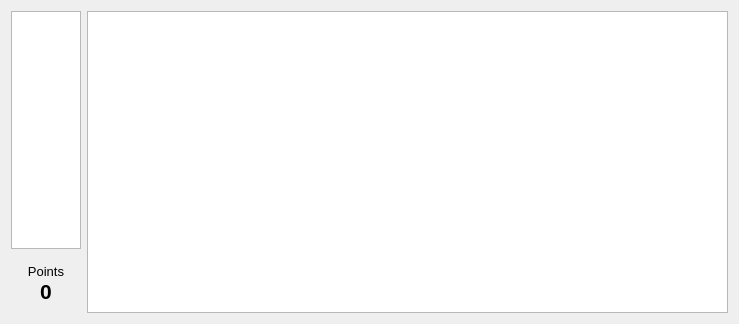
<?xml version="1.0" encoding="UTF-8"?>
<ui version="4.0">
 <class>Form</class>
 <widget class="QWidget" name="Form">
  <property name="geometry">
   <rect>
    <x>0</x>
    <y>0</y>
    <width>739</width>
    <height>324</height>
   </rect>
  </property>
  <property name="windowTitle">
   <string>Robot</string>
  </property>
  <property name="autoFillBackground">
   <bool>true</bool>
  </property>
  <layout class="QGridLayout" name="gridLayout">
   <item row="0" column="0">
    <widget class="QListView" name="content_view">
     <property name="minimumSize">
      <size>
       <width>70</width>
       <height>0</height>
      </size>
     </property>
     <property name="maximumSize">
      <size>
       <width>70</width>
       <height>16777215</height>
      </size>
     </property>
    </widget>
   </item>
   <item row="0" column="1" rowspan="2">
    <widget class="QTextEdit" name="log_view">
     <property name="font">
      <font>
       <family>Monospace</family>
       <pointsize>8</pointsize>
      </font>
     </property>
     <property name="readOnly">
      <bool>true</bool>
     </property>
    </widget>
   </item>
   <item row="1" column="0">
    <widget class="QWidget" name="widget" native="true">
     <property name="autoFillBackground">
      <bool>false</bool>
     </property>
     <layout class="QVBoxLayout" name="verticalLayout">
      <property name="spacing">
       <number>0</number>
      </property>
      <item>
       <widget class="QLabel" name="label">
        <property name="font">
         <font>
          <pointsize>10</pointsize>
         </font>
        </property>
        <property name="text">
         <string>Points</string>
        </property>
        <property name="alignment">
         <set>Qt::AlignCenter</set>
        </property>
       </widget>
      </item>
      <item>
       <widget class="QLabel" name="points">
        <property name="font">
         <font>
          <pointsize>16</pointsize>
          <weight>75</weight>
          <bold>true</bold>
         </font>
        </property>
        <property name="text">
         <string>0</string>
        </property>
        <property name="alignment">
         <set>Qt::AlignCenter</set>
        </property>
       </widget>
      </item>
     </layout>
    </widget>
   </item>
  </layout>
 </widget>
 <resources/>
 <connections/>
</ui>
